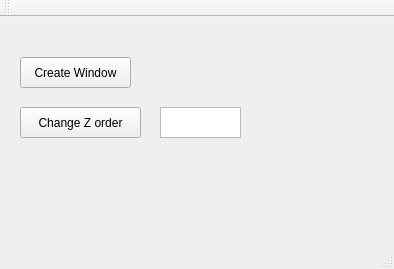
<?xml version="1.0" encoding="UTF-8"?>
<ui version="4.0">
 <class>MainWindow</class>
 <widget class="QMainWindow" name="MainWindow">
  <property name="geometry">
   <rect>
    <x>0</x>
    <y>0</y>
    <width>394</width>
    <height>269</height>
   </rect>
  </property>
  <property name="windowTitle">
   <string>MainWindow</string>
  </property>
  <widget class="QWidget" name="centralWidget">
   <widget class="QPushButton" name="pushButton">
    <property name="geometry">
     <rect>
      <x>20</x>
      <y>40</y>
      <width>111</width>
      <height>31</height>
     </rect>
    </property>
    <property name="text">
     <string>Create Window</string>
    </property>
   </widget>
   <widget class="QPushButton" name="pushButton_3">
    <property name="geometry">
     <rect>
      <x>20</x>
      <y>90</y>
      <width>121</width>
      <height>31</height>
     </rect>
    </property>
    <property name="text">
     <string>Change Z order</string>
    </property>
   </widget>
   <widget class="QTextEdit" name="textEdit">
    <property name="geometry">
     <rect>
      <x>160</x>
      <y>90</y>
      <width>81</width>
      <height>31</height>
     </rect>
    </property>
   </widget>
  </widget>
  <widget class="QToolBar" name="mainToolBar">
   <attribute name="toolBarArea">
    <enum>TopToolBarArea</enum>
   </attribute>
   <attribute name="toolBarBreak">
    <bool>false</bool>
   </attribute>
  </widget>
  <widget class="QStatusBar" name="statusBar"/>
 </widget>
 <layoutdefault spacing="6" margin="11"/>
 <resources/>
 <connections/>
</ui>
